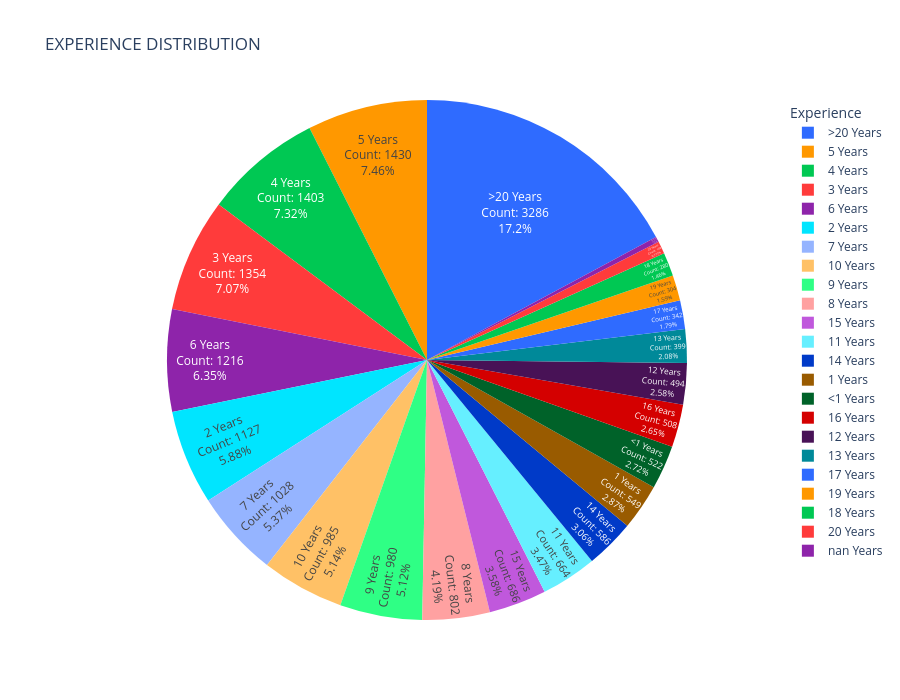

The cell this chart's notebook holds for it:
### Markdown cell above
## 4.3 PIE CHART (EXPERIENCE DISTRIBUTION)

### Code cell
import plotly.express as px


df['experience_label'] = df['experience'].astype(str) + " Years"

fig = px.pie(df,names='experience_label',title="EXPERIENCE DISTRIBUTION",
             color_discrete_sequence=['#2F6BFF','#FF9800','#00C853','#FF3B3B','#8E24AA','#00E5FF'])


fig.update_traces(texttemplate='%{label}<br>Count: %{value}<br>%{percent}',textposition='inside')
fig.update_layout(legend_title="Experience",width=900, height=700)


fig.show()

### Figure 1 — Plotly figure (JSON) as saved in the notebook; plotly's stock layout.template omitted (floating-point values rounded to 4 significant figures; data arrays with more than 128 entries replaced by an {"elided": "..."} marker saying what was removed)
{"data": [{"domain": {"x": [0, 1], "y": [0, 1]}, "hovertemplate": "experience_label=%{label}<extra></extra>", "labels": {"elided": "19158 str values"}, "legendgroup": "", "name": "", "showlegend": true, "textposition": "inside", "texttemplate": "%{label}<br>Count: %{value}<br>%{percent}", "type": "pie"}], "layout": {"height": 700, "legend": {"title": {"text": "Experience"}, "tracegroupgap": 0}, "piecolorway": ["#2F6BFF", "#FF9800", "#00C853", "#FF3B3B", "#8E24AA", "#00E5FF"], "title": {"text": "EXPERIENCE DISTRIBUTION"}, "width": 900}}
